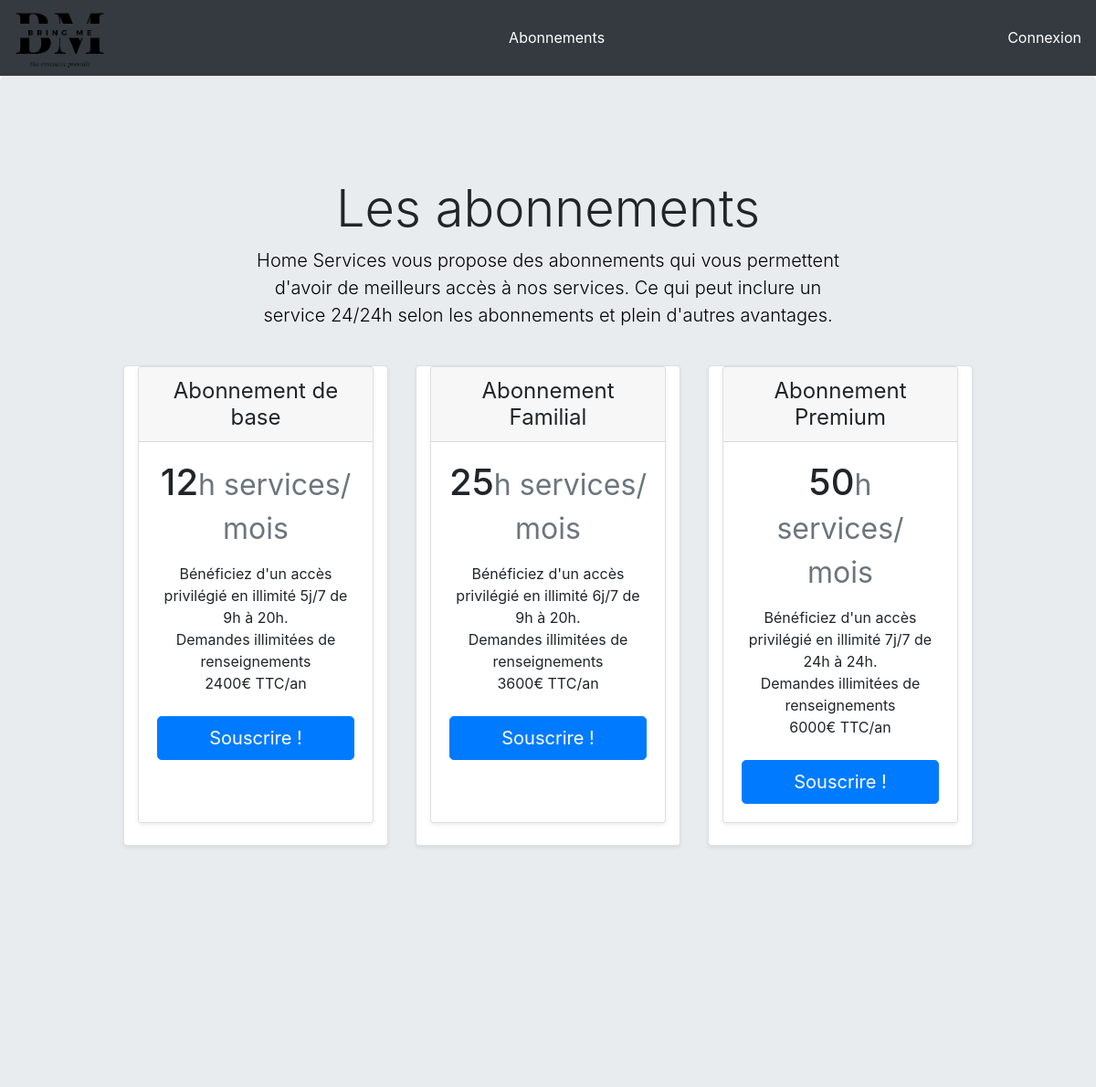
/subPrice.php, run on the app's committed database.
### tables this page shows
CREATE TABLE IF NOT EXISTS `SUBSCRIPTION` (
  `idSub` INT AUTO_INCREMENT,
  `subName` VARCHAR(20),
  `subDays` INT,
  `subHourStart` INT,
  `subHourEnd` INT,
  `subHour` INT,
  `subPrice` FLOAT,
  PRIMARY KEY (`idSub`));

### subPrice.php (the view, shortened to what this page needs)
<?php
include ('include/config.php');
$query = $pdo->prepare('SELECT * FROM SUBSCRIPTION');
$query->execute();
$resultats = $query->fetchAll();
?>
<!DOCTYPE html>
<html>
<head>
    <?php include('css/linkCss.php');?>
    <link rel="stylesheet" href="css/index.css">
	<link rel="stylesheet" href="css/pricing.css">
</head>
<body>
<?php include('include/header.php'); ?>
<main>
	<div class="jumbotron">
		<div class="pricing-header px-3 py-3 pt-md-5 pb-md-4 mx-auto text-center">
			<h1 class="display-4">Les abonnements</h1>
		  <p class="lead">Home Services vous propose des abonnements qui vous permettent d'avoir de meilleurs accès à nos services. Ce qui peut inclure un service  24/24h selon les abonnements et plein d'autres avantages.</p>
		</div>
		<div class="container">
			<div class="card-deck mb-3 text-center">
				<?php foreach ($resultats as $sub) { ?>
					<div class="card mb-4 shadow-sm">
						<div class="card mb-4 shadow-sm">
							<div class="card-header">
								<h4 class="my-0 font-weight-normal">Abonnement <?php echo $sub['subName']; ?></h4>
							</div>
							<div class="card-body">
								<h1 class="card-title pricing-card-title"><?php echo $sub['subHour']; ?><small class="text-muted">h services/ mois</small></h1>
								<ul class="list-unstyled mt-3 mb-4">
									<li>Bénéficiez d'un accès privilégié en illimité <?php echo $sub['subDays']; ?>j/7 de <?php echo $sub['subHourStart']; ?>h à <?php echo $sub['subHourEnd']; ?>h.</li>
									<li>Demandes illimitées de renseignements</li>
									<li><?php echo $sub['subPrice']; ?>€ TTC/an</li>
								</ul>
								<button type="button" class="btn btn-lg btn-block btn-primary">Souscrire !</button>
							</div>
			    		</div>
			  		</div>
			 	<?php } ?>
			</div>
		</div>
	</div>
</main>
<?php include('include/footer.php'); ?>
</body>
</html>

### css/linkCss.php (shortened to what this page needs)
<link rel="stylesheet" href="https://stackpath.bootstrapcdn.com/bootstrap/4.4.1/css/bootstrap.min.css"
>
<link rel="stylesheet" href="css/header.css">

### include/header.php (shortened to what this page needs)
<header>
    <nav class="navbar navbar-dark bg-dark">
        <a href="index.php"> <img src="images/logo.png"></a>
         <a href="subPrice.php">Abonnements </a>
        <a href="connexion.php"> Connexion </a>
    </nav>
</header>

### include/footer.php (shortened to what this page needs)
<footer class="pt-4 my-md-5 pt-md-5 border-top">
   <div class="row">
     <div class="col-12 col-md">
       <small class="d-block mb-3 text-muted">	<p> © <?php echo date('Y'); ?> site officiel de <a class="lien" href="index.php"> BringMe </a></p>
	</small>
     </div>
   </div>
</footer>

### css/header.css (style rules this page uses)
img { max-height: 100px; max-width: 100px; }
header a { text-decoration: none; color: white; }

### css/index.css (style rules this page uses)
p { color: black; }

### css/pricing.css (style rules this page uses)
html { font-size: 14px; }
@media (min-width: 768px) { html { font-size: 16px; } }
.container { max-width: 960px; }
.pricing-header { max-width: 700px; }
.card-deck .card { min-width: 220px; }

### data on the page
subscription: subName "de base", subHour "12", subDays "5", subHourStart "9", subHourEnd "20", subPrice "2400"
subscription: subName "Familial", subHour "25", subDays "6", subHourStart "9", subHourEnd "20", subPrice "3600"
subscription: subName "Premium", subHour "50", subDays "7", subHourStart "24", subHourEnd "24", subPrice "6000"
